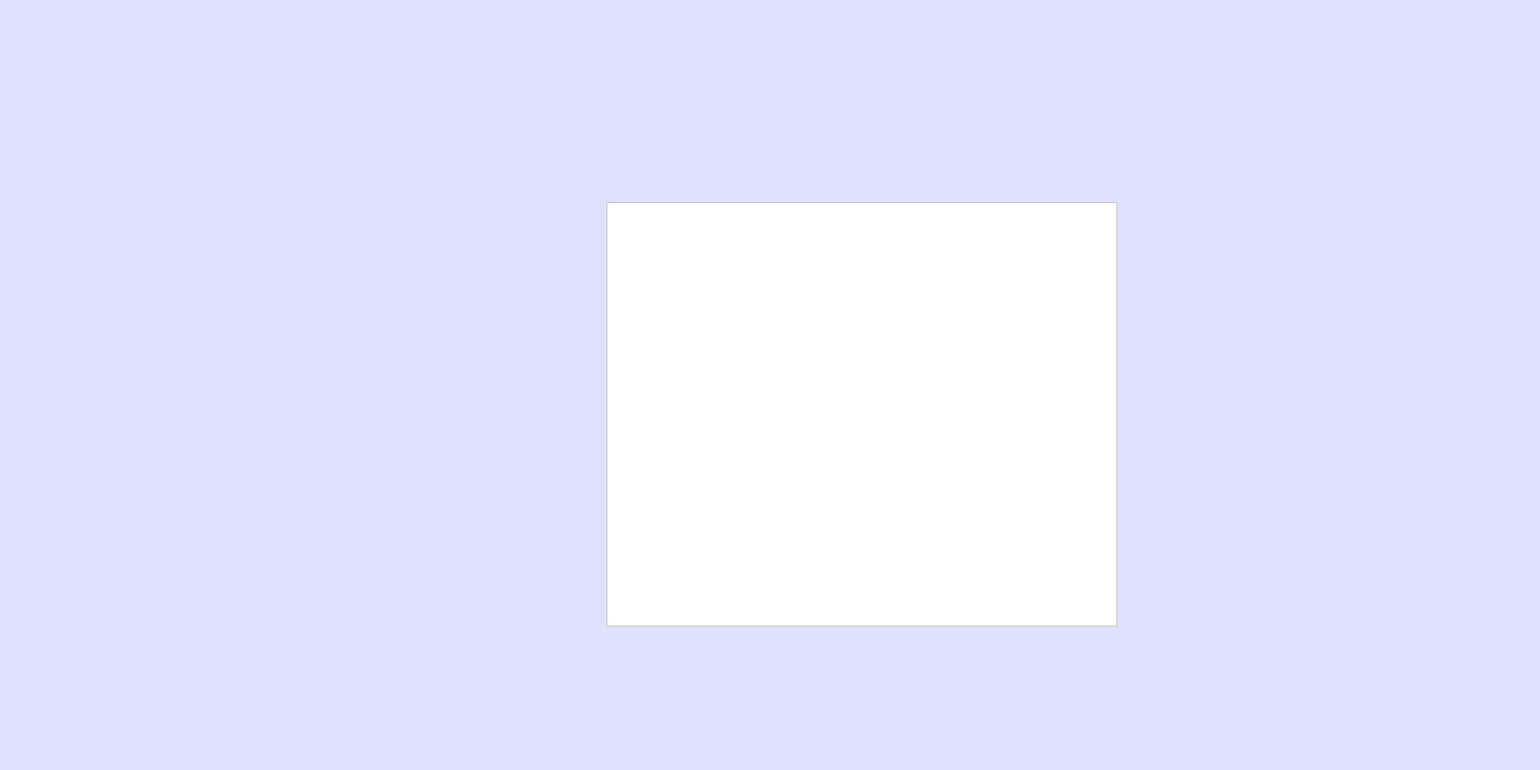
<?xml version="1.0" encoding="UTF-8"?>
<ui version="4.0">
 <class>activity</class>
 <widget class="QMainWindow" name="activity">
  <property name="geometry">
   <rect>
    <x>0</x>
    <y>0</y>
    <width>1600</width>
    <height>800</height>
   </rect>
  </property>
  <property name="windowTitle">
   <string>iCardSIS</string>
  </property>
  <property name="styleSheet">
   <string notr="true">background-color: rgb(224, 225, 255);</string>
  </property>
  <widget class="QWidget" name="centralwidget">
   <widget class="QLabel" name="label">
    <property name="geometry">
     <rect>
      <x>800</x>
      <y>0</y>
      <width>190</width>
      <height>190</height>
     </rect>
    </property>
    <property name="text">
     <string/>
    </property>
    <property name="pixmap">
     <pixmap resource="images/src.qrc">:/images/4.jpg</pixmap>
    </property>
    <property name="scaledContents">
     <bool>true</bool>
    </property>
   </widget>
   <widget class="QTableView" name="listView">
    <property name="geometry">
     <rect>
      <x>630</x>
      <y>210</y>
      <width>531</width>
      <height>441</height>
     </rect>
    </property>
    <property name="styleSheet">
     <string notr="true">color: rgb(0,0,0);
background-color: rgb(255,255,255);</string>
    </property>
   </widget>
  </widget>
  <widget class="QStatusBar" name="statusbar"/>
 </widget>
 <resources>
  <include location="images/src.qrc"/>
 </resources>
 <connections/>
</ui>
